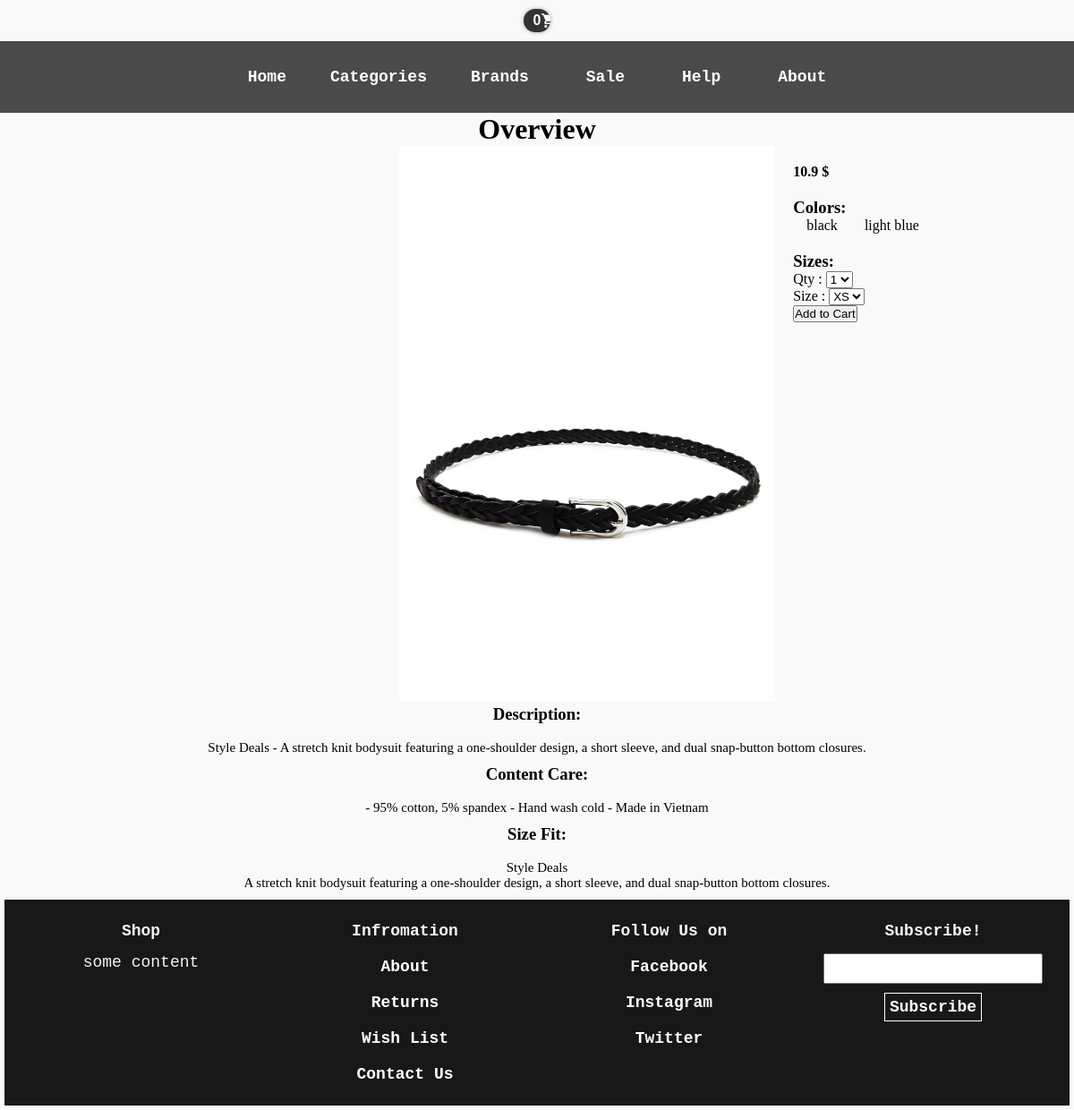
The app's page /product.php?product_id=13 with its own data.
### tables this page shows
CREATE TABLE `products` (
  `product_id` bigint(20) NOT NULL AUTO_INCREMENT,
  `product_name` varchar(25) NOT NULL,
  `price` double DEFAULT NULL,
  `short_description` varchar(500) NOT NULL,
  `long_description` text NOT NULL,
  `content_care` varchar(300) NOT NULL,
  `size_fit` varchar(300) NOT NULL,
  `category` varchar(15) DEFAULT NULL,
  `discount` tinyint(3) NOT NULL,
  `sale_end` datetime DEFAULT NULL,
  `image_path` varchar(50) NOT NULL,
  `image_count` tinyint(2) NOT NULL,
  `is_limited` tinyint(2) NOT NULL,
  `is_available` tinyint(1) NOT NULL,
  `brand_name` varchar(15) NOT NULL,
  PRIMARY KEY (`product_id`),
  KEY `category` (`category`),
  CONSTRAINT `products_ibfk_1` FOREIGN KEY (`category`) REFERENCES `categories` (`category_name`) ON DELETE SET NULL
);

### DatabaseManagement.php (called while the page is built, shortened)
<?php
class DatabaseManagement {
    private $host = DB_HOST;
    private $db_name = DB_NAME;
    private $login = DB_LOGIN;
    private $password = DB_PASS;
    private $stmt;
    private $db;
    public function __construct() {
        $dsn = 'mysql:host=' . $this->host . ';dbname=' . $this->db_name;
        $options = array(
            PDO::ATTR_PERSISTENT => true,
            PDO::ATTR_ERRMODE => PDO::ERRMODE_EXCEPTION
        );
        try {
            $this->db = new PDO($dsn, $this->login, $this->password, $options);
        } catch (PDOException $ex) {
            $this->error = $ex->getMessage();
        }
    }
    public function query($query) {
        try {
            $this->stmt = $this->db->prepare($query);
        } catch (PDOException $ex) {
            $this->error = $ex->getMessage();
        }
    }
    public function bind($param, $value, $type = null) {
        if (is_null($type)) {
            switch (true) {
                default:
                    $type = PDO::PARAM_STR;
            }
        }
        try {
            $this->stmt->bindValue($param, $value, $type);
        } catch (PDOException $ex) {
            $this->error = $ex->getMessage();
        }
    }
    public function execute() {
        return $this->stmt->execute();
    }
    public function resultset() {
        try {
            $this->execute();
        } catch (PDOException $ex) {
            $this->error = $ex->getMessage();
            die();
        }
        return $this->stmt->fetchAll(PDO::FETCH_ASSOC);
    }
    public function single() {
        try {
            $this->execute();
        } catch (PDOException $ex) {
            $this->error = $ex->getMessage();
            die();
        }
        return $this->stmt->fetch(PDO::FETCH_ASSOC);
    }
}
?>

### Content_Manager.php (called while the page is built, shortened)
<?php
include_once './DatabaseManagement.php';
class Content_Manager {
    private $database;
    public function __construct() {
        $this->database = new DatabaseManagement();
    }
    public function get_product_by_id($product_id) {
        try {
            $this->database->query("SELECT * FROM products WHERE product_id = :product_id");
            $this->database->bind(':product_id', $product_id);
            $product = $this->database->single();
        } catch (PDOException $ex) {
            return $ex->getMessage();
        }
        return $product;
    }
      public function get_available_colors($product_id) {
        try {
            $this->database->query("SELECT color FROM `details #$product_id` GROUP BY color");
            $colors = $this->database->resultset();
        } catch (PDOException $ex) {
            return $ex->getMessage();
        }
        return $colors;
    }
}

### product.php (the view, shortened to what this page needs)
<!DOCTYPE html>
<html lang="en">
    <head>
        <link href="product_overview.css" rel="stylesheet" type="text/css">
        <link href="style/style_cart.css" rel="stylesheet" type="text/css">
    </head>
    <body>
      <a href="#" class="cart-box" id="cart-info" title="View Cart">
<?php
if(isset($_SESSION["products"])){
    echo count($_SESSION["products"]);
}else{
    echo 0;
}
?>
</a>
        <?php
        include_once './Content_Manager.php';
        $content_manager = new Content_Manager();
        $product_id = $_GET['product_id'];
        $product = $content_manager->get_product_by_id($product_id);
        $product_price = $product['price'];
        $product_colors = $content_manager->get_available_colors($product_id);
        $colors = $content_manager->get_available_colors($product_id);
        $shortDesc = $product['short_description'];
        $content_care_array = explode(' -', $product['content_care']);
        $size_fit = $product['size_fit'];
        $size_fit_array = explode(' - ', $size_fit);
        $category = $product['category'];
        $image_path = 'images/' . $category . '/' . $product_id . $products[$counter]['image_path'] . '/' . $colors[0]['color'] . '/0.jpg';
        ?>
        <div class="main">
            <div class="header">
                <div class="menuBar">
                    <div class="menuItems">
                        <ul>
                            <li><a href="index.php">Home</a></li>
                            <div class="dropdown">
                                <li class="dropdownBtn">Categories</a>
                                </li>
                            </div>
                            <li> <a href="brands.html">Brands</a></li>
                            <li> <a href="sale.html">Sale</a></li>
                            <li> <a href="help.html">Help</a></li>
                            <li> <a href="about.html">About</a></li>
                        </ul>
                    </div>
                </div>
            </div>
            <div class="content">
                <h1>Overview</h1>
                <div class="overview">
                    <div class="container_images">
                        <img class="images" src="<?php echo $image_path ?>" alt="product">
                    </div>
                    <div class="container_parameters">
                        <div class="parameters">
                            <div class="parameter" id="price">
                                <?php echo "<h4>" . $product_price . " $" . "</h4>" ?>
                            </div>
                            <h3>Colors:</h3>
                            <div class="parameter" id="colors">
                                <ul>
                                    <?php
                                    for ($i = 0; $i < sizeof($product_colors); $i++) {
                                        echo "<li>" . "<input id='$product_colors[$i]' type='radio' name='choose_color'>"
                                        . "<label for='$product_colors[$i]['color']'>" . $product_colors[$i]['color'] . "</label></li>";
                                    }
                                    ?>
                                </ul>
                            </div>
                            <h3>Sizes:</h3>
                            <form class="form-item">
                                <div class="item-box">
                                    <div>
                                        Qty :
                                        <select name="product_qty">
                                            <option value="1">1</option>
                                        </select>
                                    </div>
                                    <div>
                                        Size :
                                        <select name="product_size">
                                            <option value="M">XS</option>
                                        </select>
                                    </div>
                                    <button type="submit">Add to Cart</button>
                                </div>
                            </form>
                        </div>
                    </div>
                </div>
                <div class="description">
                    <div class="shortDesc">
                        <h3>Description: </h3><br/>
                        <?php
                        echo "<p>" . $shortDesc . "</p>";
                        ?>
                    </div>
                    <div class="content_care">
                        <h3>Content Care: </h3><br/>
                        <?php
                        for ($i = 0; $i < sizeof($content_care_array); $i++) {
                            echo "<p>" . $content_care_array[$i] . "</p>";
                        }
                        ?>
                    </div>
                    <div class="size_fit">
                        <h3>Size Fit: </h3><br/>
                        <?php
                        for ($i = 0; $i < sizeof($size_fit_array); $i++) {
                            echo "<p>" . $size_fit_array[$i] . "</p>";
                        }
                        ?>
                    </div>
                </div>
            </div>
        </div>
    <div class="footer">
        <div class="shop">
            <h3>Shop</h3>
            <p>some content</p>
        </div>
        <div class="about">
            <h3>Infromation</h3>
            <a href="about.php">About</a><br/>
            <a href="returns.php">Returns</a><br/>
            <a href="wish_list.php">Wish List</a><br/>
            <a href="contact_us.php">Contact Us</a><br/>
        </div>
        <div class="follow">
            <h3>Follow Us on</h3>
            <a href="http://www.facebook.com">Facebook</a><br/>
            <a href="http://www.instagram.com">Instagram</a><br/>
            <a href="http://www.twitter.com">Twitter</a><br/>
        </div>
        <div class="subscribe">
            <h3>Subscribe!</h3>
            <input type="text"/>
            <a id="subscribe_button" href="registration_login.php">Subscribe</a>
        </div>
    </div>
</body>
</html>

### product_overview.css (style rules this page uses)
* { box-sizing: border-box; position: relative; }
*, *:before, *:after { margin: 0; padding: 0; }
body { text-align: center; font-family: "Courier New"; }
p { font-size: 15px; }
.menuBar { background-color: rgba(0,0,0,0.7); }
.menuItems li, a { color: #FFF; margin: 10px; padding: 5px; display: inline-block; list-style: none; font-family: "Courier New"; font-size: large; font-weight: 700; text-decoration: none; }
.dropdownBtn { cursor: pointer; }
.dropdown { position: relative; display: inline-block; }
.overview { display: inline-flex; position: relative; }
.container_parameters { text-align: left; position: relative; display: block; margin-left: 10px; max-width: 60%; left: 9em; max-height: 620px; }
.container_images { margin-right: 10px; left: 9em; }
.description { display: block; }
img { height: 620px; width: 420px; }
.shortDesc, .content_care, .size_fit { margin-bottom: 10px; }
.parameter { margin-bottom: 20px; display: flex; }
#colors ul { list-style: none; display: inline-flex; }
#colors li label { margin: auto; cursor: pointer; }
#colors li label { margin: 0 15px 0 15px; cursor: pointer; }
.main { min-height: 100%; height: 100%; position: relative; }
.footer { background-color: rgba(0,0,0,0.9); display: flex; color: #f4f4f4; z-index: 10; text-align: center; min-height: 50px; margin: 5px; padding: 5px; }
.footer * { margin: 5px; padding: 5px; font-family: "Courier New"; font-size: large; }
.shop, .follow, .subscribe, .about { padding-right: 15px; padding-left: 15px; width: 25%; }
.follow { display: block; }
.about { display: block; }
.footer p, .footer a { cursor: pointer; }
#subscribe_button { border: white 1px solid; }

### style/style_cart.css (style rules this page uses)
body { background-color: #F9F9F9; font-family: Georgia, "Times New Roman", Times, serif; }
.cart-box { display: block; width: 30px; background: #333 url(../images/cart-icon.png) no-repeat 20px 5px; padding: 4px 8px 4px 8px; border-radius: 30px; color: #fff; font-family: Arial; font-size: 16px; text-decoration: none; box-shadow: 0px 0px 5px rgba(0, 0, 0, 0.32); margin-right: auto; margin-left: auto; font-weight: bold; }

### records on screen
products: price "10.9", short_description "Style Deals - A stretch knit bodysuit featuring a one-shoulder design, a short sleeve, and dual snap-button bottom closures.", content_care "- 95% cotton, 5% spandex - Hand wash cold - Made in Vietnam", size_fit "Style Deals", size_fit "A stretch knit bodysuit featuring a one-shoulder design, a short sleeve, and dual snap-button bottom closures."

### other values on screen
$product_colors[$i]['color'] "black"
$product_colors[$i]['color'] "light blue"
